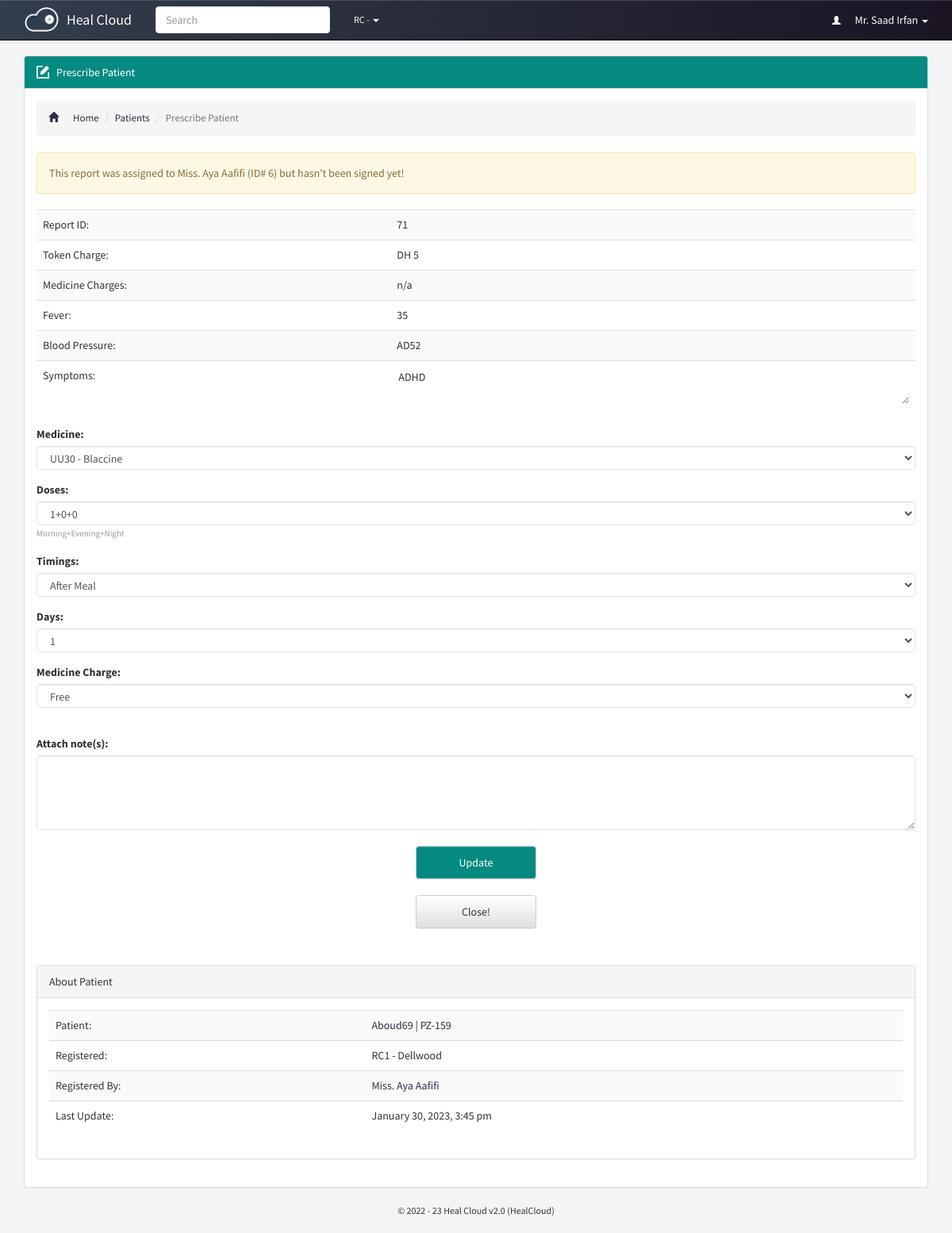
The app's page /patients/prescribe.php?id=71 (signed in) with its own data.
### tables this page shows
CREATE TABLE `p_global_permissions` (
  `id` varchar(250) NOT NULL DEFAULT '',
  `portal_name` varchar(250) NOT NULL,
  `version` varchar(250) NOT NULL,
  `guardian_short_name` varchar(250) NOT NULL,
  `guardian_name` varchar(250) NOT NULL,
  `register_patient` varchar(20) NOT NULL,
  `prescribe_patient` varchar(20) NOT NULL,
  `patients_directory` varchar(20) NOT NULL,
  `pending_prescriptions` varchar(20) NOT NULL,
  `add_staff` varchar(20) NOT NULL,
  `staff_directory` varchar(20) NOT NULL,
  `my_porfile` varchar(20) NOT NULL,
  `staff_profile` varchar(20) NOT NULL,
  `add_branch` varchar(20) NOT NULL,
  `branches_directory` varchar(20) NOT NULL,
  `global_settings` varchar(20) NOT NULL,
  `introduce_medicine` varchar(20) NOT NULL,
  `update_stock` varchar(20) NOT NULL,
  `consumed_stock_local` varchar(20) NOT NULL,
  `consumed_stock_global` varchar(20) NOT NULL,
  `opening_time` varchar(250) NOT NULL,
  `closing_time` varchar(250) NOT NULL,
  `during_close_time` varchar(20) NOT NULL,
  `theme` varchar(250) NOT NULL,
  `timezone` varchar(250) NOT NULL,
  `charge_mode_a` varchar(250) NOT NULL,
  `charge_mode_b` varchar(250) NOT NULL,
  `charge_mode_c` varchar(250) NOT NULL,
  `charge_mode_d` varchar(250) NOT NULL,
  `access_level_6` varchar(250) NOT NULL,
  `access_level_5` varchar(250) NOT NULL,
  `access_level_4` varchar(250) NOT NULL,
  `access_level_3` varchar(250) NOT NULL,
  `access_level_2` varchar(250) NOT NULL,
  `access_level_1` varchar(250) NOT NULL,
  `mobile_number` varchar(250) NOT NULL,
  `address` varchar(250) NOT NULL,
  `sign_level` varchar(250) NOT NULL,
  `medicine_directory` varchar(250) NOT NULL,
  `medicine_profile` varchar(250) NOT NULL,
  `patient_contact` varchar(250) NOT NULL,
  `patient_address` varchar(250) NOT NULL,
  `patient_email` varchar(250) NOT NULL,
  `edit_patient` varchar(250) NOT NULL,
  `manage_patients` varchar(250) NOT NULL,
  `auto_refresh` varchar(250) NOT NULL,
  `currency` varchar(250) NOT NULL,
  `charge_mode_a_value` int(20) NOT NULL,
  `charge_mode_b_value` int(20) NOT NULL,
  `charge_mode_c_value` int(20) NOT NULL,
  `charge_mode_d_value` int(20) NOT NULL,
  `updated_by` varchar(255) NOT NULL,
  `last_update` datetime NOT NULL,
  `recent_hours` varchar(250) NOT NULL
);

CREATE TABLE `p_branches_dir` (
  `id` bigint(20) NOT NULL,
  `guardian` varchar(250) NOT NULL,
  `name` varchar(250) NOT NULL,
  `address` varchar(250) NOT NULL,
  `location` varchar(250) NOT NULL,
  `contact` varchar(250) NOT NULL,
  `type` varchar(250) NOT NULL,
  `last_update` datetime NOT NULL
);

### includes/patients.php (called while the page is built, shortened)
<?php
function patient_info($query, $id)
{
	global $con;
	$call = mysqli_fetch_object(mysqli_query($con, "select * from p_patients_dir where id='$id'"));
	return $call->$query;
}
function report_info($query, $id)
{
	global $con;
	$call = mysqli_fetch_object(mysqli_query($con, "select * from p_reports where id='$id'"));
	return $call->$query;
}

### includes/staff.php (called while the page is built, shortened)
<?php
function staff_info($query,$id = NULL){
	global $con;
	if(!isset($id)){
		$id = $_SESSION['id'];
	}
	$call=mysqli_fetch_object(mysqli_query($con, "select * from p_staff_dir where id='$id'"));
	return $call->$query;
}

### pre-includes/regular-functions.php (called while the page is built, shortened)
<?php
$global_permission = mysqli_fetch_object(mysqli_query($con, "select * from p_global_permissions where id='1'"));
function display_time($datetime)
{
	$processing = strtotime($datetime);
	$today = date("Y-m-d");
	$extract_day = (date("Y-m-d", $processing));
	if ($today == $extract_day) {
		$output = "" . date("g:i a", $processing) . " Today";
	} else {
		$output = date("F j, Y, g:i a", $processing);
	}
	return $output;
}
function charge_mode($mode)
{
	global $global_permission;
	if ($mode == "a") {
		$charge = "$global_permission->charge_mode_a";
	} else if ($mode == "b") {
		$charge = "$global_permission->charge_mode_b";
	} else if ($mode == "c") {
		$charge = "$global_permission->charge_mode_c";
	} else {
		$charge = "$global_permission->charge_mode_d";
	}
	return $charge;
}
function display_permission($query, $user = NULL)
{
	global $con;
	if (isset($user)) {
		$access_level = staff_info("access_level", $user);
	} else {
		$access_level = $_SESSION['access_level'];
	}
	$sql = mysqli_query($con, "select * from p_global_permissions");
	while ($permission_for = mysqli_fetch_array($sql)) {
		if ($access_level >= $permission_for[$query]) {
			return true;
		} else {
			return false;
		}
	}
}

### pre-includes/all.php (called while the page is built, shortened)
<?php
include "db.php";
require_once "regular-functions.php";
?>

### includes/initiate.php (called while the page is built, shortened)
<?php
	require_once "../pre-includes/all.php";
?>

### includes/branches.php (called while the page is built, shortened)
<?php
function branch_name($code){
	global $con;
	$call=mysqli_fetch_object(mysqli_query($con, "select * from p_branches_dir where id='$code'"));
	return $call->name;
}

### patients/prescribe.php (the view, shortened to what this page needs)
<?php
require_once "../includes/initiate.php";
if (isset($_GET['id'])) {
	$id = $_GET['id'];
}
$patient_id = report_info("patient", $id);
$engaged_status = report_info("engaged_by", $id);
$signed_status = report_info("signed_by", $id);
?>
<div id="prescribe-patient" class="container page">
	<div class="panel panel-default">
		<div class="panel-heading theme-patients"><span class="inlineicon edit-mini">Prescribe Patient</span></div>
		<div class="panel-body">
			<ol class="breadcrumb link-patients">
				<li><a href="../dashboard"><i class="glyphicon glyphicon-home"></i>Home</a></li>
				<li><a href="../patients/">Patients</a></li>
				<li class="active">Prescribe Patient</li>
			</ol>
			<?php
			$get_composer_branch = staff_info("branch", report_info("composed_by", $id));
			if ($engaged_status == "" && $signed_status == "") {
				echo "<div class='alert alert-info' role='alert'>This report is now assigned to you!</div>";
			} else if ($engaged_status != "" && $signed_status == "") {
				$engaged_by = report_info("engaged_by", $id);
				$engaged_by_name = staff_info("full_name", $engaged_by);
				echo "<div class='alert alert-warning' role='alert'>This report was assigned to $engaged_by_name (ID# $engaged_by) but hasn’t been signed yet!</div>";
			} else if ($signed_status != "") {
				$signed_by_id = report_info("signed_by", $id);
				$signed_by = staff_info("full_name", $signed_by_id);
				echo "<div class='alert alert-success' role='alert'>Signed by <a class='staff' href='../staff/profile.php?id=$signed_by_id'>$signed_by</a> (ID# $signed_by_id)!</div>";
			} else {
				echo "";
			}
			?>
			<table class="table table-striped link-patients link-patients">
				<tbody>
					<tr>
						<td>Report ID:</td>
						<td><?php echo $id; ?></td>
					</tr>
					<tr>
						<td>Token Charge:</td>
						<td><?php echo "$global_permission->currency" ?> <?php echo charge_mode(report_info("charge", $id)); ?></td>
					</tr>
					<?php if (report_info("checkout_charges", $id) != "") {  ?>
						<tr>
							<td>Medicine Charges:</td>
							<td><?php echo "$global_permission->currency" ?> <?php echo report_info("checkout_charges", $id); ?></td>
						</tr>
					<?php } else { ?>
						<tr>
							<td>Medicine Charges:</td>
							<td>n/a</td>
						</tr>
					<?php } ?>
					<?php if (report_info("fever", $id) != "") { ?><tr>
							<td>Fever:</td>
							<td><?php echo report_info("fever", $id); ?></td>
						</tr><?php } ?>
					<?php if (report_info("blood_pressure", $id) != "") { ?><tr>
							<td>Blood Pressure:</td>
							<td><?php echo report_info("blood_pressure", $id); ?></td>
						</tr><?php } ?>
					<tr>
						<td>Symptoms:</td>
						<td><textarea readonly class="form-textarea"><?php echo report_info("symptoms", $id); ?></textarea></td>
					</tr>
				</tbody>
			</table>
			<form method="post" action="" enctype="multipart/form-data">
				<div class="form-group"><label>Medicine:</label><select class="form-control" name='medicine' id='medicine' size='1' tabindex='1'>
						<?php
						$sql = mysqli_query($con, "select * from p_stock where branch='$get_composer_branch' order by code asc limit 9000") or die(mysqli_error($con));
						while ($medicines = mysqli_fetch_array($sql)) {
						?>
							<option value='<?php echo $medicines['code'] ?>'><?php echo $medicines['code'] ?> <?php if (display_permission("medicine_profile") == true) {
																												echo '- ' . medicine_by_code('name', $medicines['code']);
																											} ?></option>
						<?php } ?>
					</select></div>
				<div class="form-group"><label>Doses:</label><select class="form-control" name='doses' id='doses' size='1'>
						<option value="1+0+0">1+0+0</option>
					</select><i>Morning+Evening+Night</i></div>
				<div class="form-group"><label>Timings:</label><select class="form-control" name='timings' id='timings' size='1'>
						<option value="After Meal">After Meal</option>
					</select></div>
				<div class="form-group"><label>Days:</label><select class="form-control" name='days' id='days' size='1'>
						<option value="1">1</option>
					</select></div>
				<div class="form-group"><label>Medicine Charge:</label><select class="form-control" name='medicine_charge' id='medicine_charge' size='1'>
						<option value="no">Free</option>
					</select></div>
				<div class="details-clear">&nbsp;</div>
				<div class="form-group"><label>Attach note(s):</label><textarea class="form-control" name="reply" id="reply" class="inputOne" cols="9" rows="4"><?php echo report_info("reply", $id); ?></textarea></div>
				<input name="submit" class="btn btn-default formbutton theme-patients sign_rep_1" name="submit" class="formbutton patient" type="submit" value="update">
			</form>
			<a class="btn btn-default formbutton theme-stsaff norm sign_rep_1" href="../dashboard">Close!</a>
			<div class="panel panel-default push_low">
				<div class="panel-heading _theme-patients">About Patient</div>
				<div class="panel-body">
					<table class="table table-striped link-patients link-patients">
						<tbody>
							<tr>
								<td>Patient:</td>
								<td><a href="../patients/profile.php?id=<?php echo patient_info("id", $patient_id); ?>" class="patient"><?php echo patient_info("name", $patient_id); ?></a> | <?php echo patient_info("serial", $patient_id); ?>-<?php echo patient_info("id", $patient_id); ?></td>
							</tr>
							<tr>
								<td>Registered:</td>
								<td><?php echo $global_permission->guardian_short_name;
									echo patient_info("branch", $patient_id); ?> - <?php echo branch_name(patient_info("branch", $patient_id)); ?></td>
							</tr>
							<tr>
								<td>Registered By:</td>
								<td><a class="staff" href="../staff/profile.php?id=<?php echo patient_info("physician", $patient_id); ?>"><?php echo staff_info("full_name", patient_info("physician", $patient_id)); ?></a></td>
							</tr>
							<tr>
								<td>Last Update:</td>
								<td><?php echo display_time(patient_info("last_update", $patient_id)); ?></td>
							</tr>
						</tbody>
					</table>
				</div>
			</div>
		</div>
	</div>
</div>

### theme/css/main.css (style rules this page uses)
body, html { background: #f3f4f5; font-family: "Source Sans Pro", sans-serif; }
.page.container { margin-top: 70px; }
.alert-warning { background: #fcf8e3; }
.panel-body:before { -webkit-clip-path: polygon(0 0, 100% 0, 100% 56%, 0 42%); clip-path: polygon(0 0, 100% 0, 100% 56%, 0 42%); background-color: #e2e8ec !important; }
.push_low { margin-top: 46px; }
.theme-patients { background: #048a81 !important; color: #fff !important; }
.link-patients a { color: #2d3047 !important; }
.breadcrumb i { padding-right: 18px; }
.table-striped td { line-height: 21px !important; }
.btn-default.theme-portal, .btn-default.theme-patients, .btn-default.theme-staff, .btn-default.theme-branches, .btn-default.theme-medicines, .btn-default.norm { text-transform: capitalize; padding: 10px 35px; text-shadow: none; display: block; width: 152px !important; text-align: center; }
.panel-body li { list-style: none; padding: 5px 0; font-size: 13px; color: #333; }
.panel-default>.panel-heading { background-image: none; }
form { margin-right: auto; margin-left: auto; }
.form-control { border: 1px solid #e2e2e2; }
.form-textarea { border: none !important; width: 100% !important; }
form i { font-size: 11px; line-height: 20px; font-style: normal; color: #999; }
form select[multiple], form select[size] { height: 30px !important; }
.sign_rep_1 { width: 152px !important; }
.table-striped>tbody>tr:nth-child(odd), .table-striped>tbody>tr:nth-child(odd)>td, .table-striped>tbody>tr:nth-child(odd)>th { background: #fafafa !important; }
.edit-mini { background: url(../icons/edit-mini.png) no-repeat; padding-left: 25px; background-size: 16px auto; }
.edit-button, .btn.btn-default.formbutton { margin: 20px auto !important; text-align: center !important; }

### records on screen
p_global_permissions: currency "DH", guardian_short_name "RC"
p_branches_dir: name "Dellwood"

### other values on screen
get_global('portal_name') "Heal Cloud"
get_global('guardian_short_name') "RC"
staff_info("full_name") "Mr. Saad Irfan"
$engaged_by_name "Miss. Aya Aafifi"
$engaged_by "6"
$id "71"
charge_mode(report_info("charge", $id)) "5"
report_info("fever", $id) "35"
report_info("blood_pressure", $id) "AD52"
patient_info("name", $patient_id) "Aboud69"
patient_info("serial", $patient_id) "PZ"
patient_info("id", $patient_id) "159"
patient_info("branch", $patient_id) "1"
staff_info("full_name", patient_info("physician", $patient_id)) "Miss. Aya Aafifi"
display_time(patient_info("last_update", $patient_id)) "January 30, 2023, 3:45 pm"
